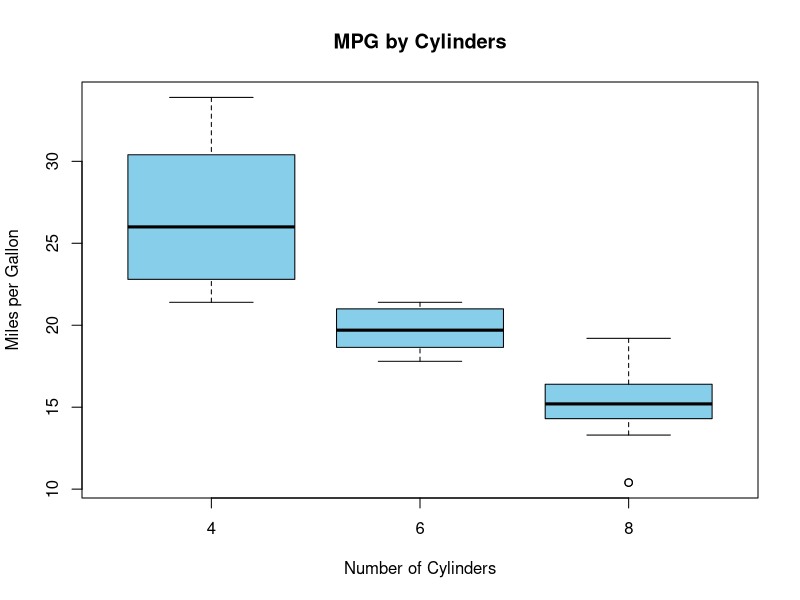

R code for this plot:
data(mtcars)
boxplot(mpg ~ factor(cyl), data=mtcars,
        xlab="Number of Cylinders",
        ylab="Miles per Gallon",
        main="MPG by Cylinders",
        col="skyblue")
